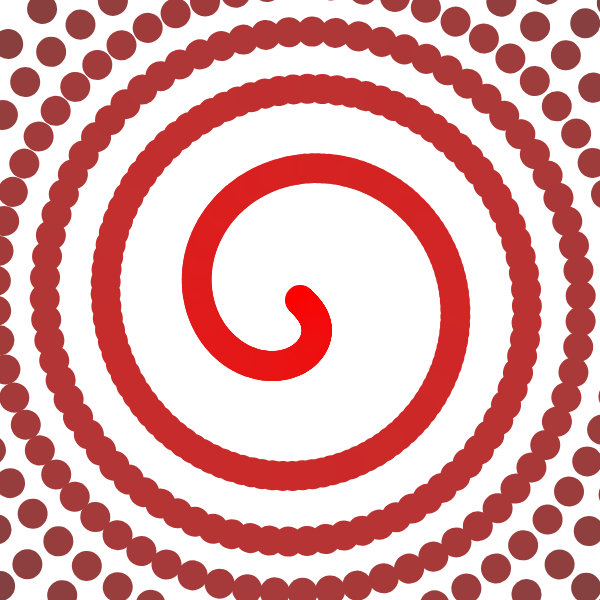
Frame 1 (no input)
Frame 60 (no input): identical to frame 1, image omitted
Frame 120 (the mouse pressed at the canvas centre since frame 60): identical to frame 1, image omitted

The p5.js sketch that drew this single still picture (run headless with seeded random() and noise() and a simulated clock; from frame 60 on, the mouse is pressed at the canvas centre):

// p5.js sketch
// ── sketch.js
function setup(){
	createCanvas(600,600);
}

function draw(){
	colorMode(HSB,360,100,100);
	colorFrom=color(0,100,100);
	colorTo=color(0,100,0);
	
	angleMode(DEGREES);
	background(200);
	
	translate(width/2,height/2);
	
	for(var x=0, y=0, angle=0; x<=width && y<=height; x+=0.5, y+=0.5, angle+=PI/240){
		noStroke();
		var lerpAmt=map(x,0,width,0,1.0);
		var lerpedCol=lerpColor(colorFrom,colorTo,lerpAmt);
		fill(lerpedCol);
		rotate(angle);
		ellipse(x,y,30,30);
	}
}
